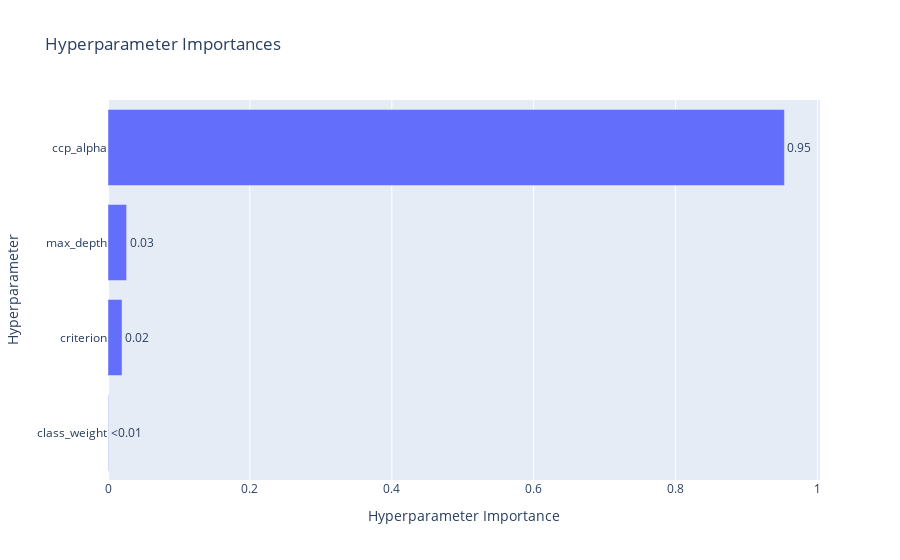

Notebook code cell kept with this figure:
### Markdown cell above
### Using all simple variables (not selected)

### Code cell
x_train_all = SpookyProcessedTrain_Simple.drop(['author', 'text', 'id'], axis=1)
best_params_for_all_data = optuna_hyperparameter_search_crossvalidation(x_train_all, SpookyProcessedTrain_Simple['author'], 10)

### Figure 1 — Plotly figure (JSON) as saved in the notebook; plotly's stock layout.template omitted (floating-point values rounded to 4 significant figures)
{"data": [{"cliponaxis": false, "hovertemplate": ["class_weight (CategoricalDistribution): 0.0006266047923994838<extra></extra>", "criterion (CategoricalDistribution): 0.019807038082919746<extra></extra>", "max_depth (IntDistribution): 0.026217316376845604<extra></extra>", "ccp_alpha (FloatDistribution): 0.9533490407478352<extra></extra>"], "name": "Objective Value", "orientation": "h", "text": ["<0.01", "0.02", "0.03", "0.95"], "textposition": "outside", "type": "bar", "x": [0.0006266, 0.01981, 0.02622, 0.9533], "y": ["class_weight", "criterion", "max_depth", "ccp_alpha"]}], "layout": {"title": {"text": "Hyperparameter Importances"}, "xaxis": {"title": {"text": "Hyperparameter Importance"}}, "yaxis": {"title": {"text": "Hyperparameter"}}}}
